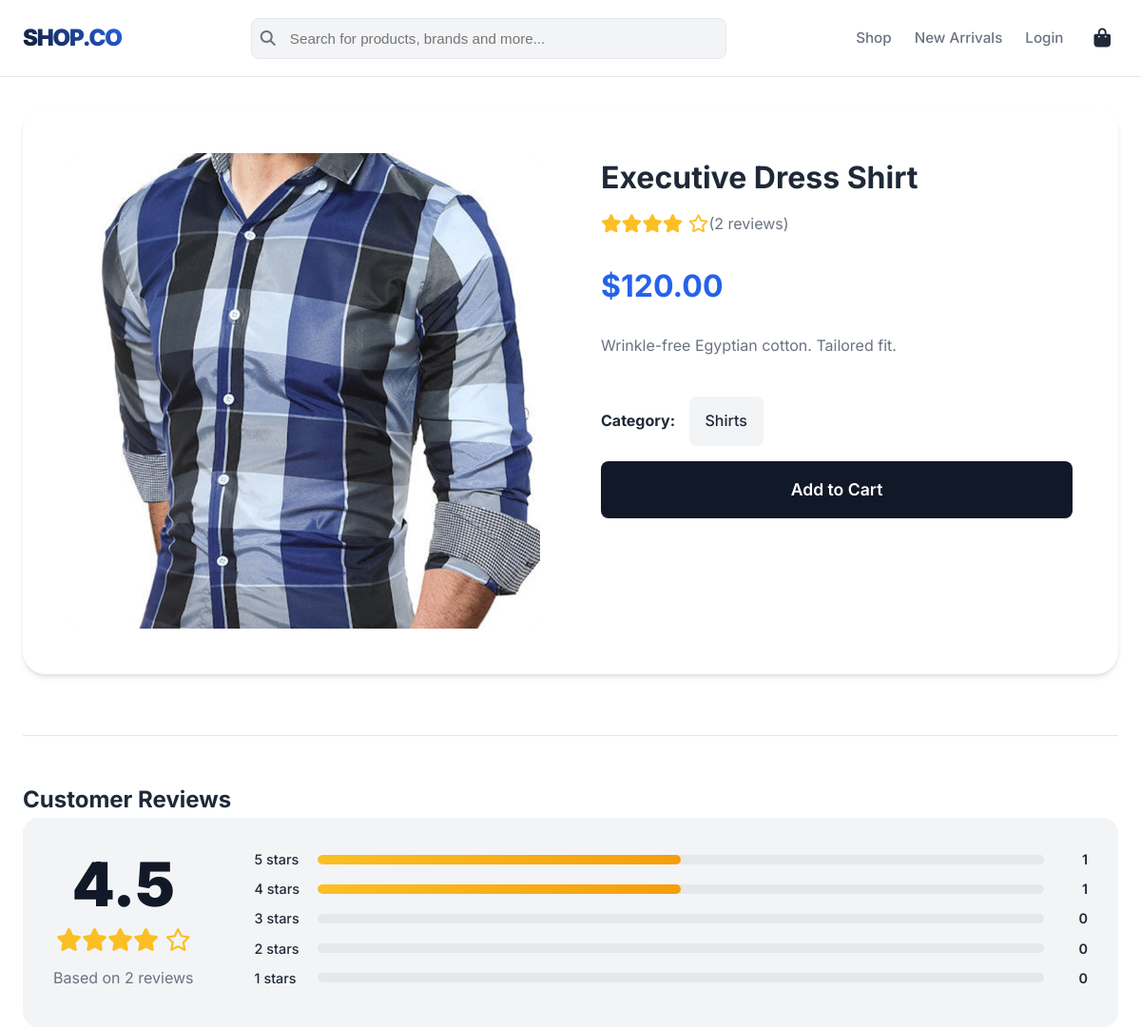
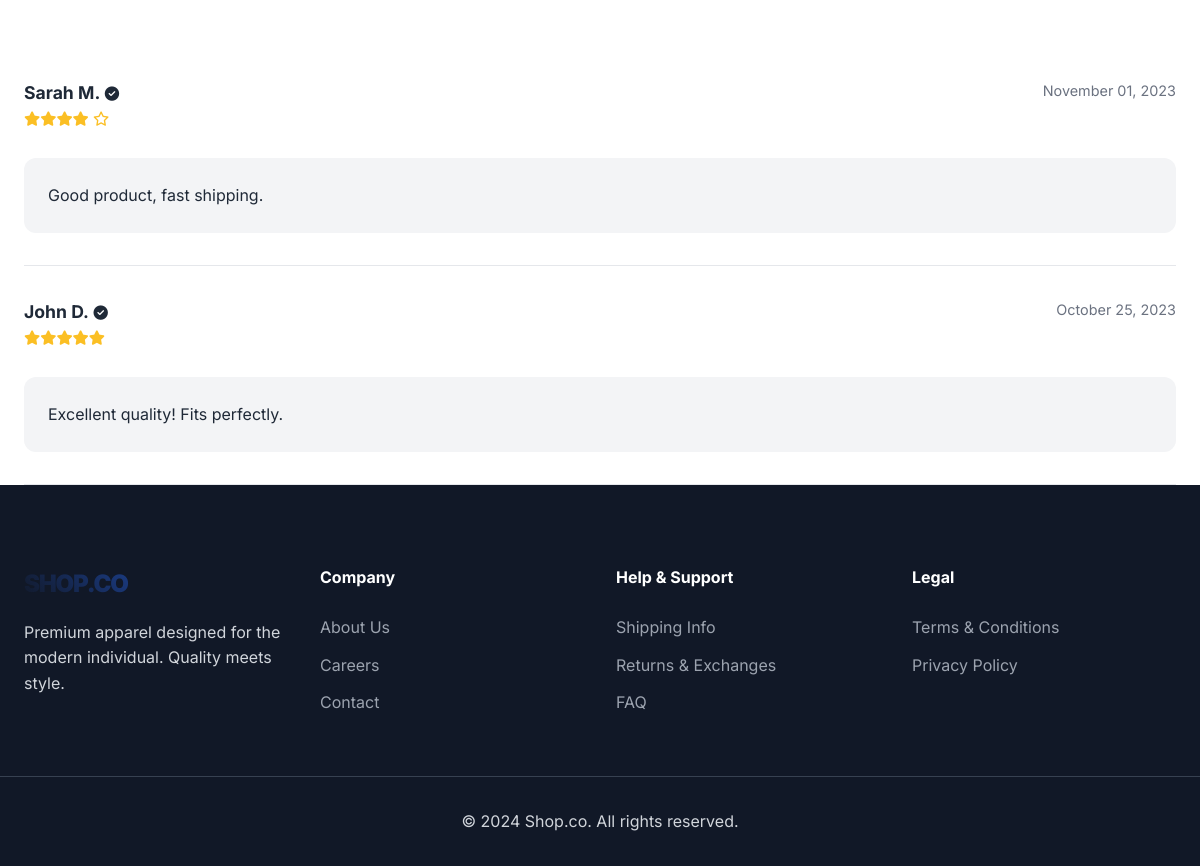
The app's page /product/4 with its own data (2 pictures, top to bottom).
### app.py (models this page shows)
class Product(db.Model):
    id = db.Column(db.Integer, primary_key=True)
    title = db.Column(db.String(100), nullable=False)
    cost = db.Column(db.Float, nullable=False)
    image = db.Column(db.String(100), nullable=False)
    category = db.Column(db.String(50), nullable=False)
    description = db.Column(db.Text, nullable=True)
    is_popular = db.Column(db.Boolean, default=False)
    reviews = db.relationship('Review', backref='product', lazy=True)
    def get_average_rating(self):
        if not self.reviews:
            return 0.0
        total = sum([r.rating for r in self.reviews])
        return round(total / len(self.reviews), 1)
    def get_rating_counts(self):
        counts = {5: 0, 4: 0, 3: 0, 2: 0, 1: 0}
        total = len(self.reviews)
        if total == 0:
            return counts, 0
        for r in self.reviews:
            counts[r.rating] = counts.get(r.rating, 0) + 1
        return counts, total

class Review(db.Model):
    id = db.Column(db.Integer, primary_key=True)
    rating = db.Column(db.Integer, nullable=False)
    comment = db.Column(db.Text, nullable=False)
    user_name = db.Column(db.String(80), nullable=False)
    date_posted = db.Column(db.DateTime, nullable=False, default=datetime.utcnow)
    product_id = db.Column(db.Integer, db.ForeignKey('product.id'), nullable=False)

### app.py (the view)
@app.route('/product/<int:product_id>')
def product_details(product_id):
    product = Product.query.get_or_404(product_id)
    reviews = Review.query.filter_by(product_id=product.id).order_by(Review.date_posted.desc()).all()
    rating_counts, total_reviews = product.get_rating_counts()
    average_rating = product.get_average_rating()
    return render_template('product_details.html', product=product, reviews=reviews, rating_counts=rating_counts, total_reviews=total_reviews, average_rating=average_rating)

### app.py (called while the page is built)
@app.context_processor
def inject_context():
    cart = session.get('cart', [])
    cart_length = sum(item.get('quantity', 0) for item in cart)
    return dict(cart_length=cart_length)

### templates/product_details.html (shortened to what this page needs)
{% extends "base.html" %}
{% block content %}
<div class="container mt-4">
    <div class="product-details-layout">
        <div class="card-img-wrapper" style="height: 500px; border-radius: 16px;">
            <img src="{{ url_for('static', filename='images/' + product.image) }}" alt="{{ product.title }}" class="card-img">
        </div>
        <div>
            <h1 class="detail-title">{{ product.title }}</h1>
            <div class="flex items-center gap-2 mb-4">
                 <div class="rating-stars-lg" style="font-size: 1.2rem;">
                    {% for i in range(average_rating|round|int) %}<i class="fas fa-star"></i>{% endfor %}
                    {% for i in range(5 - average_rating|round|int) %}<i class="far fa-star"></i>{% endfor %}
                </div>
                <span class="text-muted">({{ total_reviews }} reviews)</span>
            </div>
            <p class="detail-price">${{ "%.2f"|format(product.cost) }}</p>
            <p class="detail-desc">{{ product.description }}</p>
            <div class="mb-4">
                 <span class="font-bold">Category:</span> <span class="filter-pill" style="display:inline-block; margin-left: 10px;">{{ product.category }}</span>
            </div>
            <a href="{{ url_for('add_to_cart', product_id=product.id) }}" class="btn w-full" style="font-size: 1.1rem; padding: 1rem;">Add to Cart</a>
        </div>
    </div>
    <div class="reviews-section">
        <h2 class="font-bold text-2xl mb-5">Customer Reviews</h2>
        <div class="review-summary">
            <div class="rating-box">
                <div class="rating-avg">{{ average_rating }}</div>
                <div class="rating-stars-lg">
                    {% for i in range(average_rating|round|int) %}<i class="fas fa-star"></i>{% endfor %}
                    {% for i in range(5 - average_rating|round|int) %}<i class="far fa-star"></i>{% endfor %}
                </div>
                <div class="text-muted">Based on {{ total_reviews }} reviews</div>
            </div>
            <div class="rating-bars">
                {% for star in [5, 4, 3, 2, 1] %}
                <div class="rating-bar-row">
                    <span class="rating-label">{{ star }} stars</span>
                    <div class="progress-bar-bg">
                        {% set count = rating_counts[star] %}
                        {% set percentage = (count / total_reviews * 100) if total_reviews > 0 else 0 %}
                        <div class="progress-bar-fill" style="width: {{ percentage }}%;"></div>
                    </div>
                    <span class="rating-value">{{ count }}</span>
                </div>
                {% endfor %}
            </div>
        </div>
        <div class="review-list">
            {% for review in reviews %}
            <div class="review-item">
                <div class="review-header">
                    <div>
                        <span class="review-user">{{ review.user_name }}</span> <i class="fas fa-check-circle text-success ml-1" style="font-size: 0.9rem;"></i>
                        <div class="rating-stars" style="font-size: 0.9rem;">
                            {% for i in range(review.rating) %}<i class="fas fa-star"></i>{% endfor %}
                            {% for i in range(5 - review.rating) %}<i class="far fa-star"></i>{% endfor %}
                        </div>
                    </div>
                    <span class="review-date">{{ review.date_posted.strftime('%B %d, %Y') }}</span>
                </div>
                <p class="review-comment">{{ review.comment }}</p>
            </div>
            {% endfor %}
        </div>
    </div>
</div>
{% endblock %}

### static/css/style.css (style rules this page uses)
:root { --primary: #111827; --secondary: #f3f4f6; --accent: #2563eb; --accent-dark: #1e40af; --text-primary: #1f2937; --text-secondary: #6b7280; --border-color: #e5e7eb; --bg-body: #ffffff; --bg-card: #ffffff; --success: #10b981; --error: #ef4444; --font-main: 'Inter', -apple-system, BlinkMacSystemFont, "Segoe UI", Roboto, Helvetica, Arial, sans-serif; --shadow-sm: 0 1px 2px 0 rgba(0, 0, 0, 0.05); --shadow-md: 0 4px 6px -1px rgba(0, 0, 0, 0.1), 0 2px 4px -1px rgba(0, 0, 0, 0.06); --shadow-lg: 0 10px 15px -3px rgba(0, 0, 0, 0.1), 0 4px 6px -2px rgba(0, 0, 0, 0.05); }
* { margin: 0; padding: 0; box-sizing: border-box; }
body { font-family: var(--font-main); background-color: var(--bg-body); color: var(--text-primary); line-height: 1.6; min-height: 100vh; display: flex; flex-direction: column; animation: fadeIn 0.5s ease-in-out; }
a { text-decoration: none; color: inherit; transition: all 0.3s ease; }
img { max-width: 100%; display: block; }
.container { max-width: 1280px; margin: 0 auto; padding: 0 1.5rem; width: 100%; }
.flex { display: flex; align-items: center; }
.items-center { align-items: center; }
.mb-4 { margin-bottom: 1rem; }
.mt-4 { margin-top: 1rem; }
.text-muted { color: var(--text-secondary); }
.font-bold { font-weight: 700; }
.w-full { width: 100%; }
.btn { display: inline-block; padding: 0.875rem 2rem; background: var(--primary); color: white; border-radius: 8px; font-weight: 600; border: none; cursor: pointer; text-align: center; transition: all 0.3s ease; box-shadow: var(--shadow-sm); position: relative; overflow: hidden; z-index: 1; }
.btn::before { content: ''; position: absolute; top: 0; left: 0; right: 0; bottom: 0; background: linear-gradient(45deg, var(--accent), var(--accent-dark)); z-index: -1; transition: opacity 0.3s ease; opacity: 0; }
.card-img-wrapper { background: var(--secondary); height: 320px; overflow: hidden; position: relative; }
.card-img { width: 100%; height: 100%; object-fit: cover; transition: transform 0.5s ease; }
.rating-stars { color: #fbbf24; font-size: 0.9rem; margin-bottom: 0.75rem; }
.filter-pill { display: block; padding: 0.75rem 1rem; background: var(--secondary); border-radius: 8px; font-weight: 500; transition: all 0.3s ease; border: 1px solid transparent; }
.product-details-layout { display: grid; grid-template-columns: 1fr 1fr; gap: 4rem; margin-bottom: 4rem; background: var(--bg-card); padding: 3rem; border-radius: 24px; box-shadow: var(--shadow-md); }
.detail-price { font-size: 2rem; font-weight: 700; color: var(--accent); margin-bottom: 1.5rem; }
.detail-desc { color: var(--text-secondary); margin-bottom: 2.5rem; line-height: 1.7; }
.reviews-section { padding-top: 3rem; border-top: 1px solid var(--border-color); }
.review-summary { display: grid; grid-template-columns: auto 1fr; gap: 4rem; align-items: center; margin-bottom: 3rem; background: var(--secondary); padding: 2rem; border-radius: 16px; }
.rating-box { text-align: center; }
.rating-avg { font-size: 4rem; font-weight: 900; line-height: 1; color: var(--primary); }
.rating-stars-lg { color: #fbbf24; font-size: 1.5rem; margin: 0.5rem 0; }
.rating-bars { width: 100%; }
.rating-bar-row { display: flex; align-items: center; gap: 1rem; margin-bottom: 0.5rem; font-size: 0.9rem; }
.rating-label { width: 50px; font-weight: 500; }
.progress-bar-bg { flex: 1; height: 10px; background: #e5e7eb; border-radius: 99px; overflow: hidden; }
.progress-bar-fill { height: 100%; background: linear-gradient(90deg, #fbbf24, #f59e0b); border-radius: 99px; transition: width 0.5s ease-in-out; }
.rating-value { width: 30px; text-align: right; font-weight: 600; }
.review-item { padding: 2rem 0; border-bottom: 1px solid var(--border-color); }
.review-header { display: flex; justify-content: space-between; margin-bottom: 0.75rem; }
.review-user { font-weight: 700; font-size: 1.1rem; }
.review-date { color: var(--text-secondary); font-size: 0.9rem; }
.review-comment { margin-top: 1rem; color: var(--text-primary); line-height: 1.7; background: var(--secondary); padding: 1.5rem; border-radius: 12px; }

### records on screen
Product: image (picture), title "Executive Dress Shirt", cost "120.00", description "Wrinkle-free Egyptian cotton. Tailored fit.", category "Shirts"
Review: user_name "Sarah M.", rating 4 (drawn), date_posted "November 01, 2023", comment "Good product, fast shipping."
Review: user_name "John D.", rating 5 (drawn), date_posted "October 25, 2023", comment "Excellent quality! Fits perfectly."

### other values on screen
{{ total_reviews }} "2"
{{ average_rating }} "4.5"
{{ star }} "5" "4" "3" "2" "1"
{{ count }} "1" "1" "0" "0" "0"
